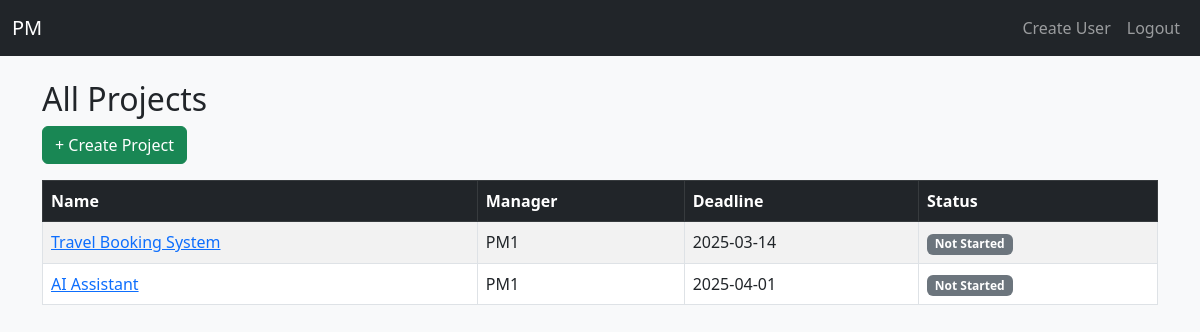
Before: /projects/ (signed in) with the older database file.
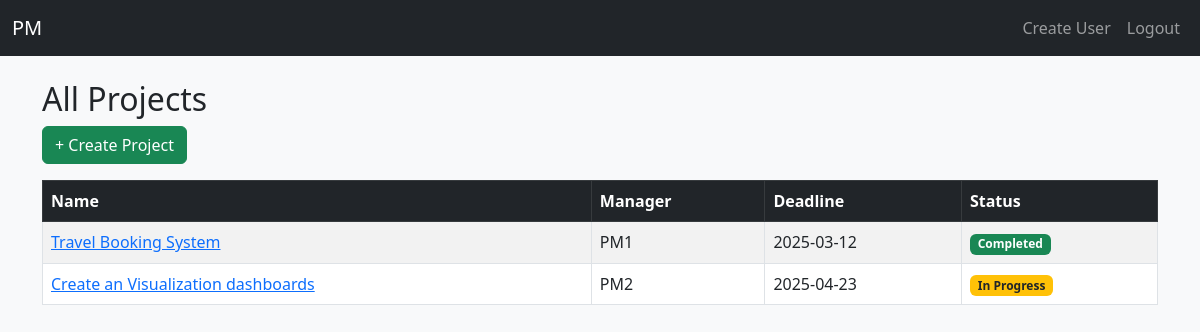
After: the same page with the newer database file.
### app/models.py (models this page shows, shortened)
class Project(db.Model):
    __tablename__ = 'projects'
    id = db.Column(db.Integer, primary_key=True)
    name = db.Column(db.String(150), nullable=False)
    description = db.Column(db.Text)
    deadline = db.Column(db.Date)
    status = db.Column(db.String(50), default='Not Started')  # Not Started, In Progress, Completed
    manager_id = db.Column(db.Integer, db.ForeignKey('users.id'))
    manager = db.relationship('User', backref='managed_projects')
    members = db.relationship('User', secondary='project_members', backref='projects')

class User(UserMixin, db.Model):
    __tablename__ = 'users'
    id = db.Column(db.Integer, primary_key=True)
    name = db.Column(db.String(150), nullable=False)
    phone = db.Column(db.String(20))
    email = db.Column(db.String(120), unique=True, nullable=False)
    password_hash = db.Column(db.String(256), nullable=False)
    role = db.Column(db.String(20), default='team_member')  # 'admin', 'project_manager', 'team_member'

### app/project/routes.py (the view)
@project.route('/')
@login_required
def list_projects():
    if current_user.role == 'admin':
        projects = Project.query.all()
    elif current_user.role == 'project_manager':
        projects = Project.query.filter_by(manager_id=current_user.id).all()
    else:
        projects = current_user.projects  # Assigned projects only
    return render_template('project/project_list.html', projects=projects)

### app/__init__.py (called while the page is built)
def create_app():
    app = Flask(__name__)
    app.config.from_object(Config)
    db.init_app(app)
    login_manager.init_app(app)
    @login_manager.user_loader
    def load_user(user_id):
        return User.query.get(int(user_id))
    from .auth.routes import auth
    app.register_blueprint(auth)
    from .project.routes import project
    app.register_blueprint(project)
    from .task.routes import task_bp
    app.register_blueprint(task_bp)
    with app.app_context():
        db.create_all()
        if not User.query.first():
            admin_user = User(
                name='Admin',
                phone='1111111111',
                email='admin@gmail.com',
                role='admin'
            )
            admin_user.set_password('admin')
            db.session.add(admin_user)
            db.session.commit()
    return app

### app/templates/project/project_list.html
{% extends 'layout.html' %}
{% block content %}
<h2>All Projects</h2>
{% if current_user.role == 'admin' %}
  <a href="{{ url_for('project.create_project') }}" class="btn btn-success mb-3">+ Create Project</a>
{% endif %}
<table class="table table-striped table-bordered">
    <thead class="table-dark">
        <tr>
            <th>Name</th>
            <th>Manager</th>
            <th>Deadline</th>
            <th>Status</th>
        </tr>
    </thead>
    <tbody>
        {% for project in projects %}
        <tr>
            <td>
                <a href="{{ url_for('project.project_detail', project_id=project.id) }}">
                    {{ project.name }}
                </a>
            </td>
            <td>{{ project.manager.name if project.manager else "N/A" }}</td>
            <td>{{ project.deadline.strftime('%Y-%m-%d') if project.deadline else "N/A" }}</td>
            <td>
                <span class="badge
                    {% if project.status == 'Completed' %} bg-success
                    {% elif project.status == 'In Progress' %} bg-warning text-dark
                    {% else %} bg-secondary
                    {% endif %}">
                    {{ project.status }}
                </span>
            </td>
        </tr>
        {% endfor %}
    </tbody>
</table>
{% endblock %}

### app/templates/layout.html (shortened to what this page needs)
{% set current_user = current_user %}
<!DOCTYPE html>
<html lang="en">
<head>
    <link href="https://cdn.jsdelivr.net/npm/bootstrap@5.3.0/dist/css/bootstrap.min.css" rel="stylesheet">
</head>
<body class="bg-light">
    <nav class="navbar navbar-expand-lg navbar-dark bg-dark">
        <div class="container-fluid">
            <a class="navbar-brand" href="#">PM</a>
            <div class="collapse navbar-collapse" id="navbarNav">
              <ul class="navbar-nav ms-auto">
                {% if current_user.is_authenticated %}
                  {% if current_user.role == 'admin' %}
                    <li class="nav-item">
                      <a class="nav-link" href="{{ url_for('auth.create_user') }}">Create User</a>
                    </li>
                  {% endif %}
                  <li class="nav-item">
                    <a class="nav-link" href="{{ url_for('auth.logout') }}">Logout</a>
                  </li>
                {% else %}
                  <li class="nav-item">
                    <a class="nav-link" href="{{ url_for('auth.login') }}">Login</a>
                  </li>
                {% endif %}
              </ul>
            </div>
          </div>
    </nav>
    <div class="container mt-4">
        {% block content %}{% endblock %}
    </div>
</body>
</html>

Changed rows visible on the page:
removed Project: name "AI Assistant", manager "PM1", deadline "2025-04-01", status "Not Started"
changed Project "Travel Booking System": deadline "2025-03-14" → "2025-03-12"; status "Not Started" → "Completed"
added Project: name "Create an Visualization dashboards", manager "PM2", deadline "2025-04-23", status "In Progress"
